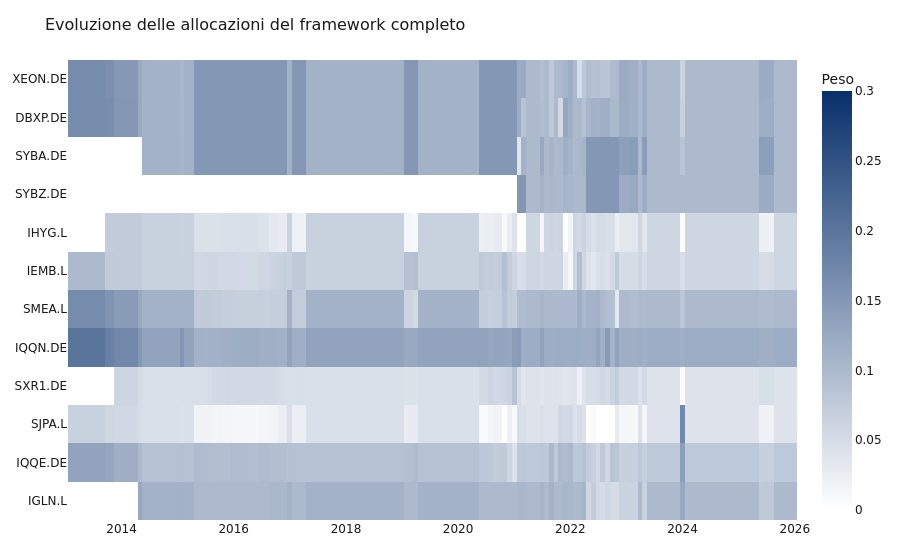

Notebook source saved alongside this figure:
### Code cell
ch.allocations_heatmap(interactive=True).show()

### Figure 1 — Plotly figure (JSON) as saved in the notebook; plotly's stock layout.template omitted (floating-point values rounded to 4 significant figures; data arrays with more than 128 entries replaced by an {"elided": "..."} marker saying what was removed)
{"data": [{"colorbar": {"title": {"text": "Peso"}}, "colorscale": [[0, "#FFFFFF"], [1, "#08306B"]], "hoverongaps": false, "hovertemplate": "%{y}<br>%{x|%b %Y}: %{z:.1%}<extra></extra>", "type": "heatmap", "x": {"elided": "156 str values"}, "y": ["XEON.DE", "DBXP.DE", "SYBA.DE", "SYBZ.DE", "IHYG.L", "IEMB.L", "SMEA.L", "IQQN.DE", "SXR1.DE", "SJPA.L", "IQQE.DE", "IGLN.L"], "z": {"elided": "12x156 float values"}, "zmax": 0.3, "zmin": 0}], "layout": {"autosize": true, "font": {"color": "#1A1A1A", "family": "DejaVu Sans, Arial", "size": 12}, "hovermode": "x unified", "legend": {"bgcolor": "rgba(255,255,255,0.6)", "orientation": "v", "x": 0.01, "y": 0.99}, "margin": {"b": 40, "l": 60, "r": 30, "t": 60}, "title": {"font": {"color": "#1A1A1A", "size": 16}, "text": "Evoluzione delle allocazioni del framework completo"}, "xaxis": {"autorange": true, "gridcolor": "#D9D9D9", "range": ["2013-01-17", "2026-01-15 12:00"], "showgrid": true, "type": "date"}, "yaxis": {"autorange": true, "gridcolor": "#D9D9D9", "range": [11.5, -0.5], "showgrid": true, "type": "category"}}}
